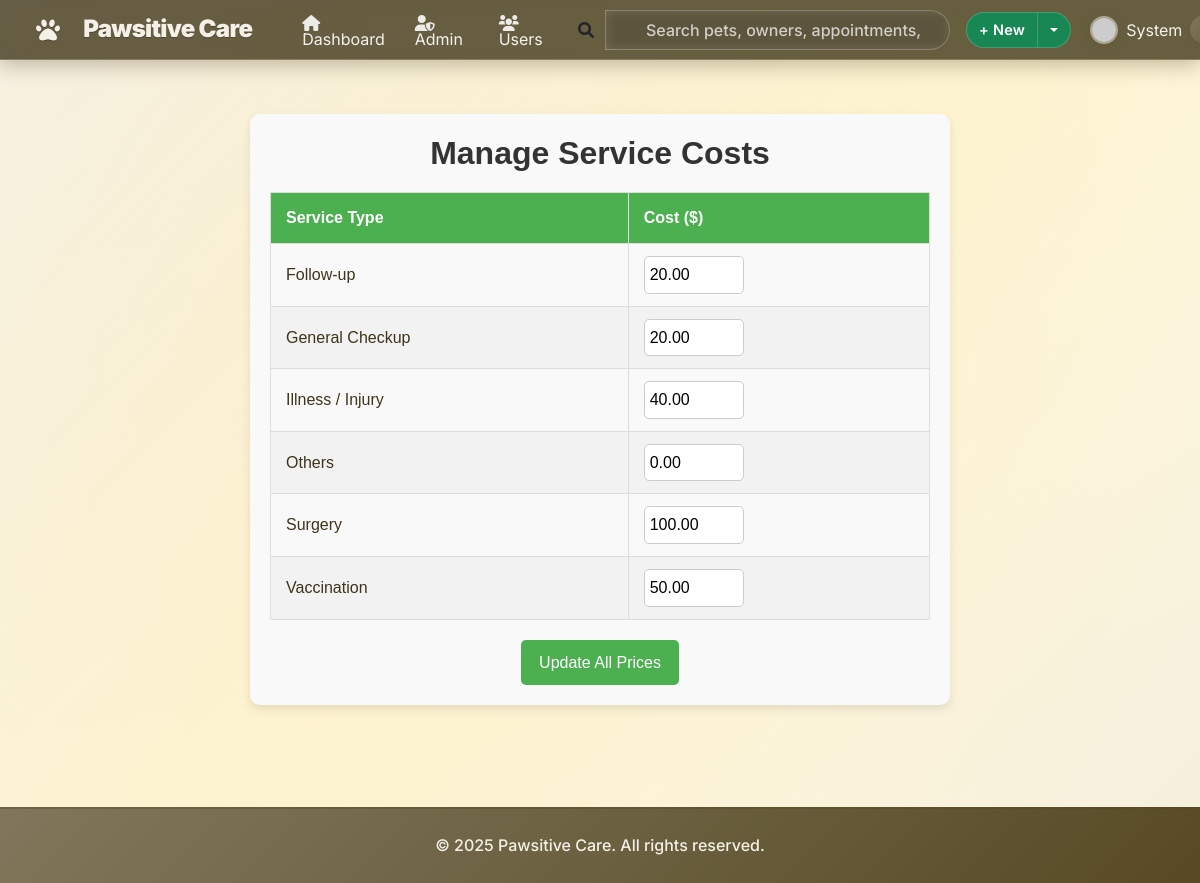
Screenshot of /billing/servicecost/ (signed in) with the database file from the repository.
### accounts/models.py (models this page shows, shortened)
class CustomUser(AbstractUser):
    ROLE_CHOICES = [
        ('admin', 'Admin'),
        ('vet', 'Veterinarian'),
        ('staff', 'Staff'),
        ('client', 'Client'),
    ]
    phone = models.CharField(max_length=20, blank=False)
    address = models.TextField(blank=False)
    role = models.CharField(max_length=10, choices=ROLE_CHOICES, default='client')
    def is_admin(self):
        return self.role == 'admin'

### billing/models.py (models this page shows, shortened)
class ServiceCost(models.Model):
    SERVICE_CHOICES = [
        ('GENERAL', 'General Checkup'),
        ('VACCINATION', 'Vaccination'),
        ('SURGERY', 'Surgery'),
        ('ILLNESS', 'Illness / Injury'),
        ('FOLLOWUP', 'Follow-up'),
        ('OTHER', 'Others'),
    ]
    service_type = models.CharField(max_length=20, choices=SERVICE_CHOICES, unique=True)
    cost = models.DecimalField(max_digits=10, decimal_places=2)

### billing/views.py (the view, shortened to what this page needs)
# urls.py: path('servicecost/', views.servicecost_list, name='servicecost_list'),
@csrf_exempt
def servicecost_list(request):
    service_choices = Appointment.APPOINTMENT_TYPES
    for key, label in service_choices:
        ServiceCost.objects.get_or_create(service_type=key, defaults={'cost': 0})
    servicecosts = ServiceCost.objects.all().order_by('service_type')
    context = {
        'servicecosts': servicecosts,
    }
    return render(request, 'service/servicecost_list.html', context)

### petmedia/context_processors.py (called while the page is built)
def recent_blog_posts(request):
    try:
        recent_posts = repo_manager.posts.get_recent_posts(limit=3)
        return {'recent_blog_posts': recent_posts}
    except Exception:
        return {'recent_blog_posts': []}

def blog_stats(request):
    try:
        if request.user.is_authenticated:
            user_posts_count = repo_manager.posts.get_by_author(request.user).count()
            return {'user_blog_posts_count': user_posts_count}
        return {'user_blog_posts_count': 0}
    except Exception:
        return {'user_blog_posts_count': 0}

### petmedia/patterns/repository.py (called while the page is built)
    def get_by_author(self, author: 'User') -> QuerySet['BlogPost']:
        return self.model.objects.filter(
            author=author
        ).select_related('category', 'related_pet')

    def get_recent_posts(self, limit: int = 10) -> QuerySet['BlogPost']:
        return self.model.objects.filter(
            is_published=True
        ).order_by('-created_at')[:limit].select_related('author', 'category', 'related_pet')

    @property
    def posts(self) -> BlogPostRepository:
        if self._post_repo is None:
            self._post_repo = BlogPostRepository()
        return self._post_repo

### billing/templates/service/servicecost_list.html (shortened to what this page needs)
{% extends "accounts/base.html" %}
{% block content %}
<div class="servicecost-container">
    <h2>Manage Service Costs</h2>
    <form method="post">
        <table>
            <thead>
                <tr>
                    <th>Service Type</th>
                    <th>Cost ($)</th>
                </tr>
            </thead>
            <tbody>
                {% for sc in servicecosts %}
                <tr>
                    <td>{{ sc.get_service_type_display }}</td>
                    <td>
                        <input type="number" step="0.01" min="0" name="cost_{{ sc.service_type }}" value="{{ sc.cost }}">
                    </td>
                </tr>
                {% empty %}
                <tr><td colspan="2">No service costs found.</td></tr>
                {% endfor %}
            </tbody>
        </table>
        <div style="text-align: center;">
            <button type="submit">Update All Prices</button>
        </div>
    </form>
</div>
{% endblock %}

### accounts/templates/accounts/base.html (shortened to what this page needs)
<!DOCTYPE html>
<html lang="en">
<head>
  <link href="https://cdn.jsdelivr.net/npm/bootstrap@5.1.3/dist/css/bootstrap.min.css" rel="stylesheet">
  <link href="https://cdnjs.cloudflare.com/ajax/libs/font-awesome/6.0.0/css/all.min.css" rel="stylesheet">
  {% load static %}
  <link rel="stylesheet" href="{% static 'style.css' %}?v=4">
</head>
<body>
  <nav class="navbar navbar-expand-lg navbar-dark app-navbar">
    <div class="container nav-inner">
      <a class="navbar-brand d-flex align-items-center" href="{% url 'accounts:client_dashboard' %}">
        <i class="fas fa-paw me-2"></i><span>Pawsitive Care</span>
      </a>
      <div class="collapse navbar-collapse" id="navbarNav">
        <ul class="navbar-nav me-2">
          {% if user.is_authenticated %}
          <li class="nav-item">
            <a class="nav-link {% if request.resolver_match.url_name == 'client_dashboard' %}active{% endif %}" href="{% url 'accounts:client_dashboard' %}">
              <i class="fas fa-home me-1"></i> Dashboard
            </a>
          </li>
          {% if user.is_admin %}
          <li class="nav-item">
            <a class="nav-link {% if request.resolver_match.url_name == 'admin_dashboard' %}active{% endif %}" href="{% url 'accounts:admin_dashboard' %}">
              <i class="fas fa-user-shield me-1"></i> Admin
            </a>
          </li>
          <li class="nav-item">
            <a class="nav-link {% if request.resolver_match.url_name == 'user_management' %}active{% endif %}" href="{% url 'accounts:user_management' %}">
              <i class="fas fa-users me-1"></i> Users
            </a>
          </li>
          {% elif user.is_vet %}
          <li class="nav-item">
            <a class="nav-link {% if request.resolver_match.url_name == 'vet_dashboard' %}active{% endif %}" href="{% url 'accounts:vet_dashboard' %}">
              <i class="fas fa-stethoscope me-1"></i> Vet Panel
            </a>
          </li>
          {% elif user.is_staff_member %}
          <li class="nav-item">
            <a class="nav-link {% if request.resolver_match.url_name == 'staff_dashboard' %}active{% endif %}" href="{% url 'accounts:staff_dashboard' %}">
              <i class="fas fa-user-tie me-1"></i> Staff Panel
            </a>
          </li>
          {% endif %}
          {% endif %}
        </ul>
        <form class="d-none d-lg-flex nav-search ms-auto me-3" role="search" action="#" method="get">
          <div class="input-group">
            <span class="input-group-text bg-transparent border-0 ps-0">
              <i class="fa-solid fa-magnifying-glass"></i>
            </span>
            <input class="form-control" type="search" placeholder="Search pets, owners, appointments, invoices…" aria-label="Search">
          </div>
        </form>
        <div class="d-flex align-items-center gap-2">
          {% if user.is_authenticated %}
          <div class="btn-group">
            <button class="btn btn-success btn-sm" type="button">+ New</button>
            <button class="btn btn-success btn-sm dropdown-toggle dropdown-toggle-split" type="button" data-bs-toggle="dropdown" aria-expanded="false" aria-label="Toggle quick create"></button>
          </div>
          <div class="dropdown">
            <a class="nav-link dropdown-toggle d-flex align-items-center" href="#" id="navbarDropdown" role="button" data-bs-toggle="dropdown" aria-expanded="false">
              <img class="avatar me-2" src="https://api.dicebear.com/7.x/identicon/svg?seed={{ user.username }}" alt="Avatar">
              <span class="me-2">
                {{ user.first_name|default:user.username }}</span>
              <span class="badge badge-secondary role-badge">
                {{ user.get_role_display }}</span>
            </a>
          </div>
          {% endif %}
        </div>
      </div>
    </div>
  </nav>
  <main class="page-main my-4">
    {% block content %}{% endblock %}
  </main>
  <footer class="mt-5 py-4">
    <div class="container text-center">
      <p class="mb-0">&copy; {% now "Y" %} Pawsitive Care. All rights reserved.</p>
    </div>
  </footer>
</body>
</html>

### billing/templates/service/servicecost_list.html (style rules this page uses)
.servicecost-container { max-width: 700px; margin: 30px auto; padding: 20px; background: #f9f9f9; border-radius: 10px; box-shadow: 0 4px 10px rgba(0,0,0,0.1); font-family: Arial, sans-serif; }
.servicecost-container h2 { text-align: center; color: #333; margin-bottom: 20px; }
table { width: 100%; border-collapse: collapse; margin-bottom: 20px; }
th, td { padding: 12px 15px; border: 1px solid #ddd; text-align: left; }
th { background-color: #4CAF50; color: white; }
tr:nth-child(even) { background-color: #f2f2f2; }
input[type="number"] { width: 100px; padding: 5px; border-radius: 5px; border: 1px solid #ccc; }
button { background-color: #4CAF50; color: white; padding: 10px 18px; border: none; border-radius: 5px; cursor: pointer; font-size: 16px; }

### rows the page displays
CustomUser: first_name "System"
ServiceCost: service_type "Follow-up", cost "20.00"
ServiceCost: service_type "General Checkup", cost "20.00"
ServiceCost: service_type "Illness / Injury", cost "40.00"
ServiceCost: service_type "Others", cost "0.00"
ServiceCost: service_type "Surgery", cost "100.00"
ServiceCost: service_type "Vaccination", cost "50.00"
